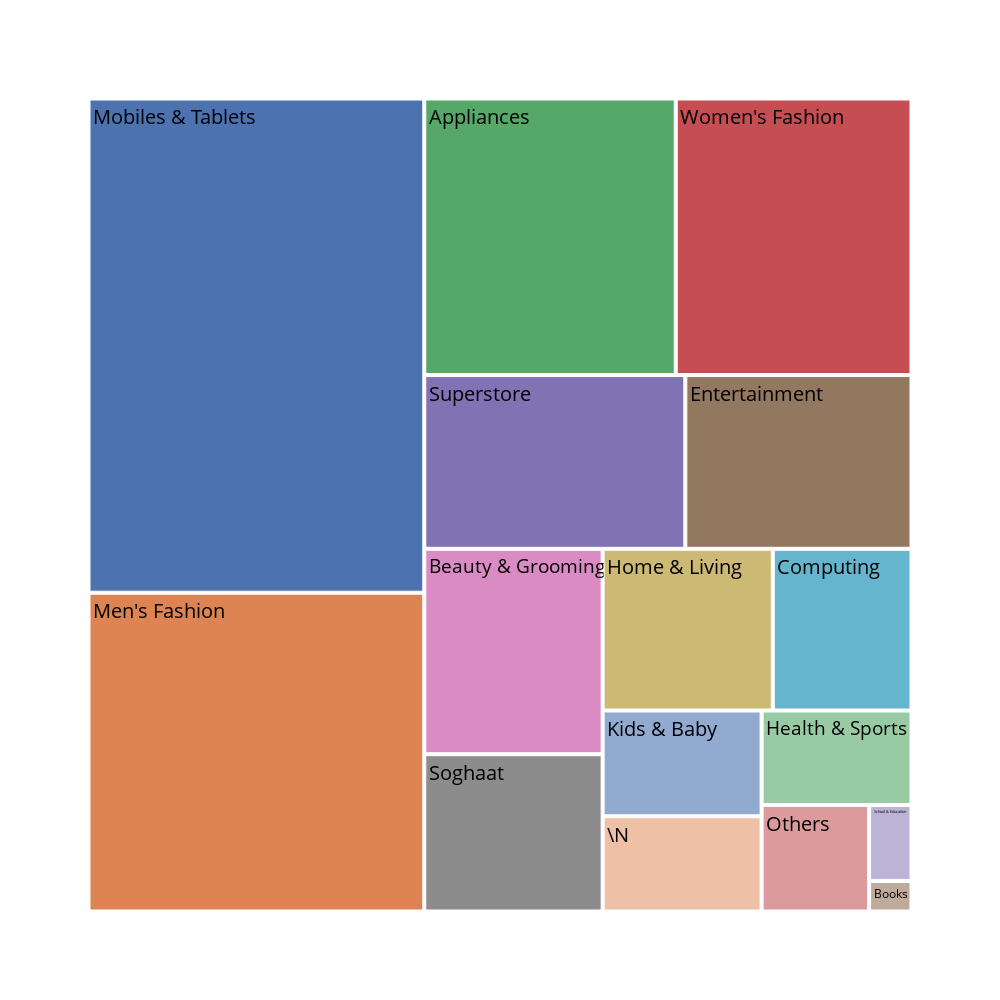

Notebook code cell kept with this figure:
### Code cell
#Finding Categories whose orders got cancelled most

canceled = canceled.dropna() #Dropping NaN values


fig = px.treemap(canceled, 
                 path=['category_name_1'], template='seaborn',width=1000, height=1000)
fig.update_traces(textfont_color='black',textfont_size=20, selector=dict(type='treemap'))
fig.show()

### Figure 1 — Plotly figure (JSON) as saved in the notebook; plotly's stock layout.template omitted (floating-point values rounded to 4 significant figures)
{"data": [{"branchvalues": "total", "domain": {"x": [0.0, 1.0], "y": [0.0, 1.0]}, "hovertemplate": "labels=%{label}<br>count=%{value}<br>parent=%{parent}<br>id=%{id}<extra></extra>", "ids": ["Appliances", "Beauty & Grooming", "Books", "Computing", "Entertainment", "Health & Sports", "Home & Living", "Kids & Baby", "Men's Fashion", "Mobiles & Tablets", "Others", "School & Education", "Soghaat", "Superstore", "Women's Fashion", "\\N"], "labels": ["Appliances", "Beauty & Grooming", "Books", "Computing", "Entertainment", "Health & Sports", "Home & Living", "Kids & Baby", "Men's Fashion", "Mobiles & Tablets", "Others", "School & Education", "Soghaat", "Superstore", "Women's Fashion", "\\N"], "name": "", "parents": ["", "", "", "", "", "", "", "", "", "", "", "", "", "", "", ""], "textfont": {"color": "black", "size": 20}, "type": "treemap", "values": [20206, 10645, 376, 6517, 11418, 4115, 7995, 4883, 31101, 48216, 3326, 936, 8150, 13177, 18943, 4399]}], "layout": {"height": 1000, "legend": {"tracegroupgap": 0}, "margin": {"t": 60}, "width": 1000}}
